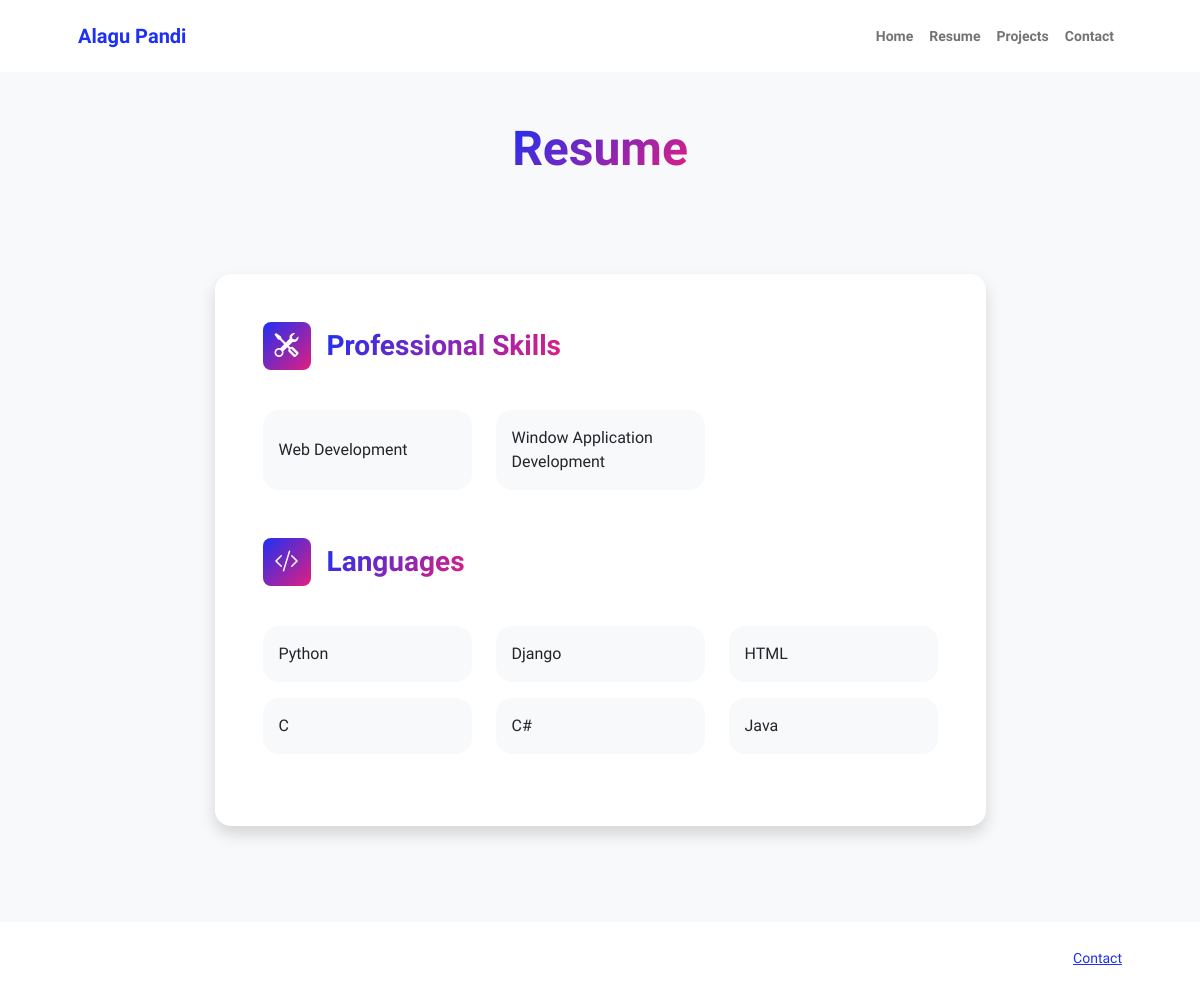
/resume, run on an earlier commit of the app's database.
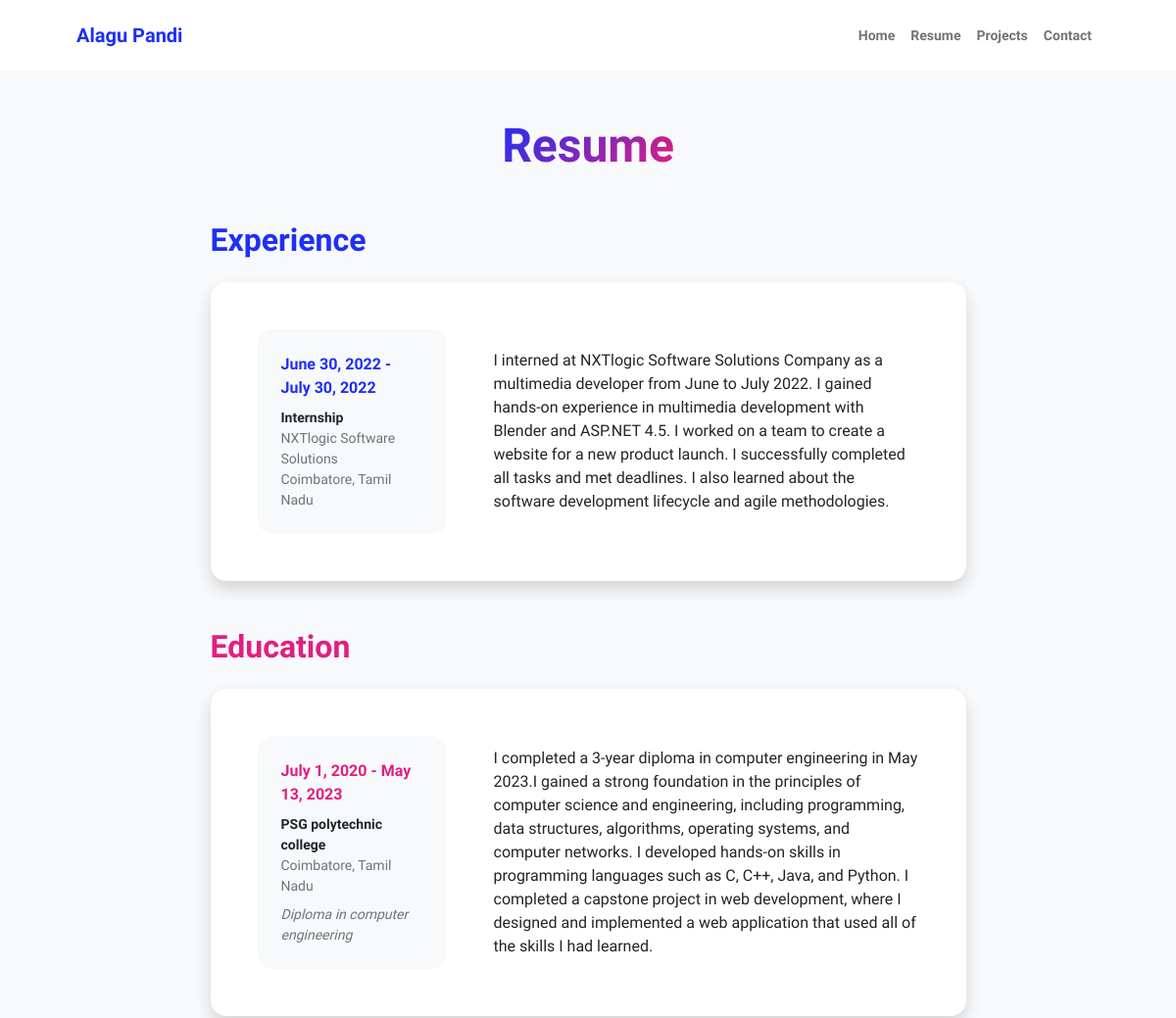
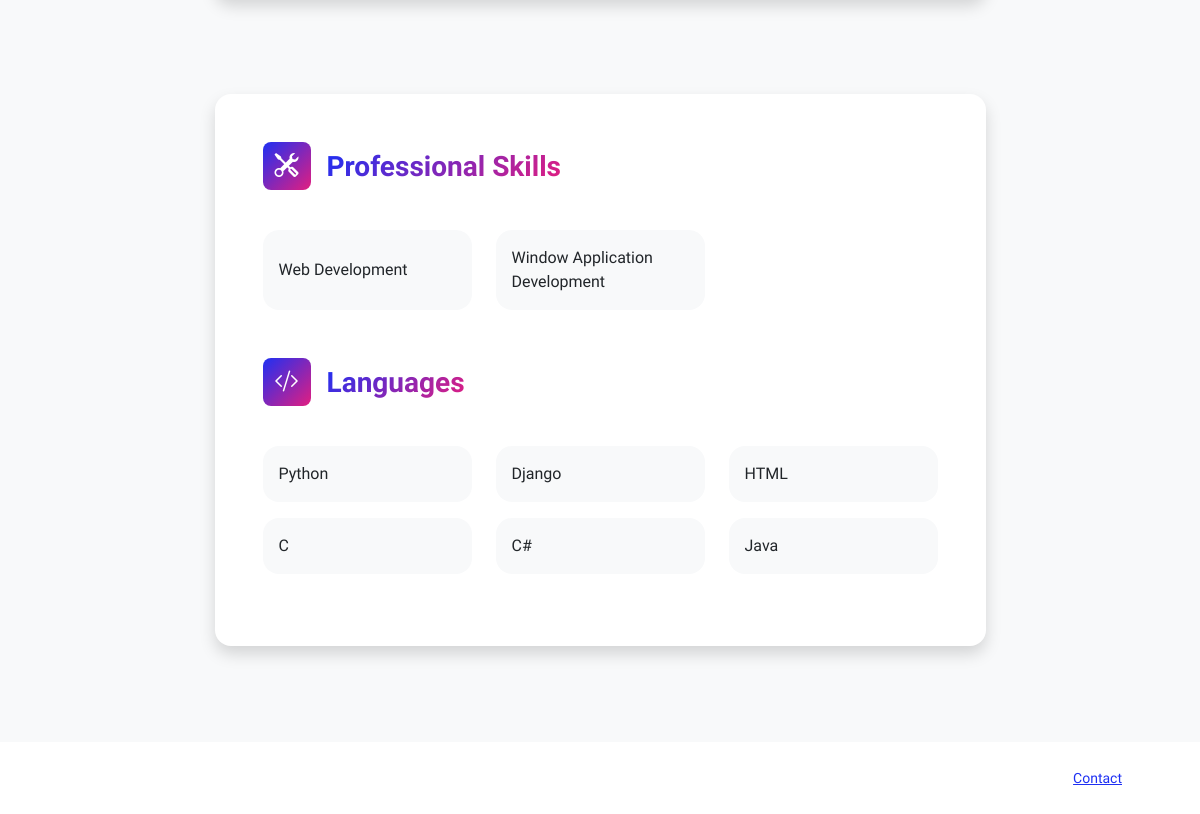
And on a later commit of the database (2 pictures, top to bottom).
### Main/models.py (models this page shows, shortened)
class Skill(models.Model):
    id = models.AutoField(primary_key=True)
    created_at = models.DateTimeField(auto_now_add=True, editable=False)
    updated_at = models.DateTimeField(auto_now=True, editable=False)
    name = models.CharField(max_length=255, null=False, blank=False)
    programming_language = models.BooleanField(default=False)
    to_display = models.BooleanField(default=True)

class Experience(models.Model):
    id = models.AutoField(primary_key=True)
    created_at = models.DateTimeField(auto_now_add=True, editable=False)
    updated_at = models.DateTimeField(auto_now=True, editable=False)
    company = models.CharField(max_length=254, null=False, blank=False)
    location = models.CharField(max_length=255, null=True, blank=True)
    position = models.CharField(max_length=254, null=False, blank=False)
    start_date = models.DateField(null=False, blank=False)
    end_date = models.DateField(null=True, blank=True)
    description = models.TextField()
    to_display = models.BooleanField(default=True)

class Education(models.Model):
    id = models.AutoField(primary_key=True)
    created_at = models.DateTimeField(auto_now_add=True, editable=False)
    updated_at = models.DateTimeField(auto_now=True, editable=False)
    institution = models.CharField(max_length=255, null=False, blank=False)
    location = models.CharField(max_length=255, null=True, blank=True)
    degree = models.CharField(max_length=255)
    start_date = models.DateField(null=False, blank=False)
    end_date = models.DateField(null=True, blank=True)
    description = models.TextField()
    to_display = models.BooleanField(default=True)

### Main/views.py (the view)
# urls.py: path('resume', resume, name="resume"),
def resume(request):
    skill_object = Skill.objects.filter(to_display=True)
    experience_object = Experience.objects.filter(to_display=True)
    education_object = Education.objects.filter(to_display=True)
    context = {
        'education_object': education_object,
        'skill_object': skill_object,
        'experience_object': experience_object,
    }
    return render(request, 'resume.html', context)

### templates/resume.html (shortened to what this page needs)
{% load static %}
<!DOCTYPE html>
<html lang="en">
    <head>
        <link href="https://cdn.jsdelivr.net/npm/bootstrap-icons@1.8.1/font/bootstrap-icons.css" rel="stylesheet" />
        <link href="{% static 'css/styles.css' %}" rel="stylesheet" />
    </head>
    <body class="d-flex flex-column h-100 bg-light">
        <main class="flex-shrink-0">
            <nav class="navbar navbar-expand-lg navbar-light bg-white py-3">
                <div class="container px-5">
                    <a class="navbar-brand" href="{% url 'index' %}"><span class="fw-bolder text-primary">Alagu Pandi</span></a>
                    <div class="collapse navbar-collapse" id="navbarSupportedContent">
                        <ul class="navbar-nav ms-auto mb-2 mb-lg-0 small fw-bolder">
                            <li class="nav-item"><a class="nav-link" href="{% url 'index' %}">Home</a></li>
                            <li class="nav-item"><a class="nav-link" href="{% url 'resume' %}">Resume</a></li>
                            <li class="nav-item"><a class="nav-link" href="{% url 'project' %}">Projects</a></li>
                            <li class="nav-item"><a class="nav-link" href="{% url 'contact' %}">Contact</a></li>
                        </ul>
                    </div>
                </div>
            </nav>
            <div class="container px-5 my-5">
                <div class="text-center mb-5">
                    <h1 class="display-5 fw-bolder mb-0"><span class="text-gradient d-inline">Resume</span></h1>
                </div>
                <div class="row gx-5 justify-content-center">
                    <div class="col-lg-11 col-xl-9 col-xxl-8">
                        {% if experience_object %}
                            <section>
                                <div class="d-flex align-items-center justify-content-between mb-4">
                                    <h2 class="text-primary fw-bolder mb-0">Experience</h2>
                                </div>
                                {% for experience in experience_object %}
                                    <div class="card shadow border-0 rounded-4 mb-5">
                                        <div class="card-body p-5">
                                            <div class="row align-items-center gx-5">
                                                <div class="col text-center text-lg-start mb-4 mb-lg-0">
                                                     <div class="bg-light p-4 rounded-4">
                                                        <div class="text-primary fw-bolder mb-2">{{ experience.start_date }}
                                                            {% if experience.end_date is not None %}
                                                                - {{ experience.end_date }}
                                                            {% else %}
                                                                Present
                                                            {% endif %}
                                                        </div>
                                                        <div class="small fw-bolder">{{ experience.position }}</div>
                                                        <div class="small text-muted">{{ experience.company }}</div>
                                                        <div class="small text-muted">{{ experience.location }}</div>
                                                     </div>
                                                </div>
                                                <div class="col-lg-8"><div>{{ experience.description }}</div></div>
                                            </div>
                                        </div>
                                    </div>
                                {% endfor %}
                            </section>
                        {% endif %}
                        {% if education_object %}
                             <section>
                                <h2 class="text-secondary fw-bolder mb-4">Education</h2>
                                 {% for education in education_object %}
                                      <div class="card shadow border-0 rounded-4 mb-5">
                                            <div class="card-body p-5">
                                                <div class="row align-items-center gx-5">
                                                    <div class="col text-center text-lg-start mb-4 mb-lg-0">
                                                        <div class="bg-light p-4 rounded-4">
                                                            <div class="text-secondary fw-bolder mb-2">{{ education.start_date }}
                                                                {% if education.end_date is not None %}
                                                                    - {{ education.end_date }}
                                                                {% else %}
                                                                    Present
                                                                {% endif %}
                                                            </div>
                                                             <div class="mb-2">
                                                                 <div class="small fw-bolder">{{ education.institution }}</div>
                                                                 <div class="small text-muted">{{ education.location }}</div>
                                                             </div>
                                                            <div class="fst-italic">
                                                                <div class="small text-muted">{{ education.degree }}</div>
                                                             </div>
                                                        </div>
                                                     </div>
                                                     <div class="col-lg-8"><div>{{ education.description }}</div></div>
                                                </div>
                                            </div>
                                      </div>
                                 {% endfor %}
                        </section>
                        {% endif %}
                        <div class="pb-5"></div>
                        <section>
                            <div class="card shadow border-0 rounded-4 mb-5">
                                <div class="card-body p-5">
                                    <div class="mb-5">
                                        <div class="d-flex align-items-center mb-4">
                                            <div class="feature bg-primary bg-gradient-primary-to-secondary text-white rounded-3 me-3"><i class="bi bi-tools"></i></div>
                                            <h3 class="fw-bolder mb-0"><span class="text-gradient d-inline">Professional Skills</span></h3>
                                        </div>
                                        <div class="row row-cols-1 row-cols-md-3 mb-4">
                                            {% for skill in skill_object %}
                                                {% if skill.programming_language == False %}
                                                    <div class="col my-3 mb-4 mb-md-0"><div class="d-flex align-items-center bg-light rounded-4 p-3 h-100">{{ skill.name }}</div></div>
                                                {% endif %}
                                            {% endfor %}
                                        </div>
                                    </div>
                                    <div class="mb-0">
                                        <div class="d-flex align-items-center mb-4">
                                            <div class="feature bg-primary bg-gradient-primary-to-secondary text-white rounded-3 me-3"><i class="bi bi-code-slash"></i></div>
                                            <h3 class="fw-bolder mb-0"><span class="text-gradient d-inline">Languages</span></h3>
                                        </div>
                                        <div class="row row-cols-1 row-cols-md-3 mb-4">
                                            {% for language in skill_object %}
                                                {% if language.programming_language == True %}
                                                    <div class="col my-3 mb-4 mb-md-0"><div class="d-flex align-items-center bg-light rounded-4 p-3 h-100">{{ language.name }}</div></div>
                                                {% endif %}
                                            {% endfor %}
                                        </div>
                                    </div>
                                </div>
                            </div>
                        </section>
                    </div>
                </div>
            </div>
        </main>
        <footer class="bg-white py-4 mt-auto">
            <div class="container px-5">
                <div class="row align-items-center justify-content-between flex-column flex-sm-row">
                    <div class="col-auto">
                        <a class="small" href="{% url 'contact' %}">Contact </a>
                    </div>
                </div>
            </div>
        </footer>
    </body>
</html>

What changed in the data, as far as the page shows it:
added Experience: start_date "June 30, 2022", end_date "July 30, 2022", position "Internship", company "NXTlogic Software Solutions", location "Coimbatore, Tamil Nadu", description "I interned at NXTlogic Software Solutions Company as a multimedia developer from June to July 2022. I gained hands-on experience in multimedia development with Blender and ASP.NET 4.5. I worked on a team to create a website for a new product launch. I successfully completed all tasks and met deadlines. I also learned about the software development lifecycle and agile methodologies."
added Education: start_date "July 1, 2020", end_date "May 13, 2023", institution "PSG polytechnic college", location "Coimbatore, Tamil Nadu", degree "Diploma in computer engineering", description "I completed a 3-year diploma in computer engineering in May 2023.I gained a strong foundation in the principles of computer science and engineering, including programming, data structures, algorithms, operating systems, and computer networks. I developed hands-on skills in programming languages such as C, C++, Java, and Python. I completed a capstone project in web development, where I designed and implemented a web application that used all of the skills I had learned."
Also different on the page:
text now shown: "Experience Education"
